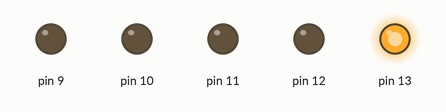
This sketch was run on a simulated Arduino Uno, built with avr-gcc and run on an emulated ATmega328P. On the bench: output pins drawn as LEDs (lit = HIGH).

Above: at 0.1 s.
At 4.1 s:
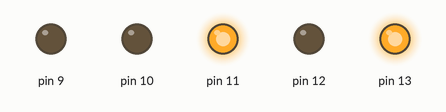
At 9.1 s:
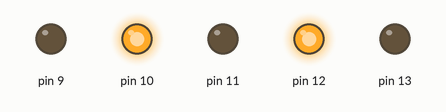
At 19.1 s:
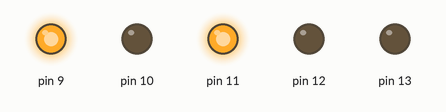
At 29.1 s:
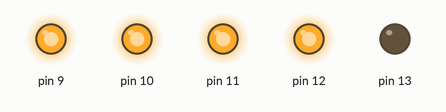
At 39.1 s:
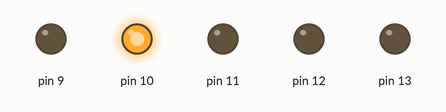
Timing chart, 0 to 40.0 s (numbered marks = the images above):
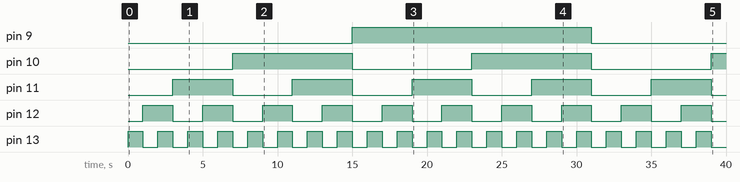

Measured:
- by itself, pin 9: LOW → HIGH at 15.0 s, → LOW 16.0 s later
- by itself, pin 10: alternates HIGH for 8.0 s and LOW for 8.0 s
- by itself, pin 11: alternates HIGH for 4.0 s and LOW for 4.0 s
- by itself, pin 12: alternates HIGH for 2.0 s and LOW for 2.0 s
- by itself, pin 13: alternates HIGH for 1.0 s and LOW for 1.0 s

The sketch:

smashing_jaagub_gaaris1.ino
```cpp
// C++ code
//
void setup()
{
  pinMode(13,OUTPUT);
  pinMode(12,OUTPUT);
  pinMode(11,OUTPUT);
  pinMode(10,OUTPUT);
  pinMode(9,OUTPUT);

}

void loop()
{
  digitalWrite(13,1);
  delay(1000);
  digitalWrite(13,0);
  digitalWrite(12,1);
  delay(1000);
  digitalWrite(13,1);
  delay(1000);
  digitalWrite(13,0);
  digitalWrite(12,0);
  digitalWrite(11,1);
  delay(1000);
  digitalWrite(13,1);
  delay(1000);
  digitalWrite(13,0);
  digitalWrite(12,1);
  delay(1000);
  digitalWrite(13,1);
  delay(1000);
  digitalWrite(13,0);
  digitalWrite(12,0);
  digitalWrite(11,0);
  digitalWrite(10,1);
  delay(1000);
  digitalWrite(13,1);
  delay(1000);
  digitalWrite(13,0);
  digitalWrite(12,1);
  delay(1000);
  digitalWrite(13,1);
  delay(1000);
  digitalWrite(13,0);
  digitalWrite(12,0);
  digitalWrite(11,1);
  delay(1000);
  digitalWrite(13,1);
  delay(1000);
  digitalWrite(13,0);
  digitalWrite(12,1);
  delay(1000);
  digitalWrite(13,1);
  delay(1000);
  digitalWrite(13,0);
  digitalWrite(12,0);
  digitalWrite(11,0);
  digitalWrite(10,0);
  digitalWrite(9,1);
  delay(1000);
  digitalWrite(13,1);
  delay(1000);
  digitalWrite(13,0);
  digitalWrite(12,1);
  delay(1000);
  digitalWrite(13,1);
  delay(1000);
  digitalWrite(13,0);
  digitalWrite(12,0);
  digitalWrite(11,1);
  delay(1000);
  digitalWrite(13,1);
  delay(1000);
  digitalWrite(13,0);
  digitalWrite(12,1);
  delay(1000);
  digitalWrite(13,1);
  delay(1000);
  digitalWrite(13,0);
  digitalWrite(12,0);
  digitalWrite(11,0);
  digitalWrite(10,1);
  delay(1000);
  digitalWrite(13,1);
  delay(1000);
  digitalWrite(13,0);
  digitalWrite(12,1);
  delay(1000);
  digitalWrite(13,1);
  delay(1000);
  digitalWrite(13,0);
  digitalWrite(12,0);
  digitalWrite(11,1);
  delay(1000);
  digitalWrite(13,1);
  delay(1000);
  digitalWrite(13,0);
  digitalWrite(12,1);
  delay(1000);
  digitalWrite(13,1);
  delay(1000);
  digitalWrite(13,0);
  digitalWrite(12,0);
  digitalWrite(11,0);
  digitalWrite(10,0);
  digitalWrite(9,0);
  delay(1000);

}
```
